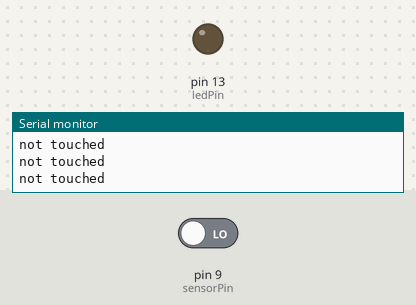
Recording of a sketch running on a simulated Arduino Uno, built with avr-gcc and run on an emulated ATmega328P. Shown: output pins drawn as LEDs (lit = HIGH), the last lines printed to the serial monitor. The test bench sets the inputs (shaded band); at power-on: pin 9 (sensorPin) LOW.

Above: at 1.8 s.
1.9 s: pin 9 (sensorPin) driven HIGH
At 2.7 s:
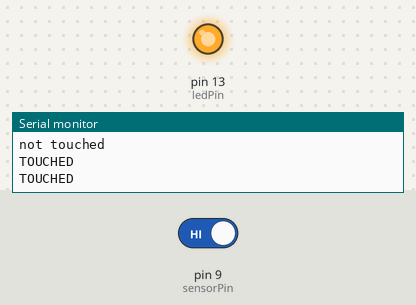
3.5 s: pin 9 (sensorPin) driven LOW
At 3.8 s:
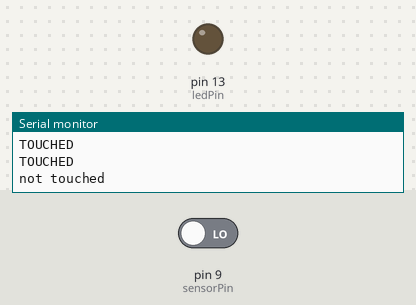
Timing chart, 0 to 6.5 s (numbered marks = the images above; inputs shaded):
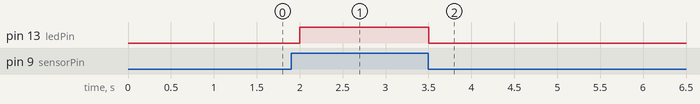

Measured:
- after the input at 1.9 s, pin 13 (ledPin): LOW → HIGH after 0.10 s
- after the input at 3.5 s, pin 13 (ledPin): HIGH → LOW at once

The sketch:

touch.ino
```cpp
#define sensorPin 9 // capactitive touch sensor - Arduino Digital pin D1

int ledPin = 13; // Output display LED (on board LED) - Arduino Digital pin D13

void setup() {
  Serial.begin(9600);
  pinMode(ledPin, OUTPUT);
  pinMode(sensorPin, INPUT);
}

void loop() {
  int senseValue = digitalRead(sensorPin);
  if (senseValue == HIGH){
    digitalWrite(ledPin, HIGH);
    Serial.println("TOUCHED");
  }
  else{
    digitalWrite(ledPin,LOW);
    Serial.println("not touched");
  }
  delay(500);

}
```
